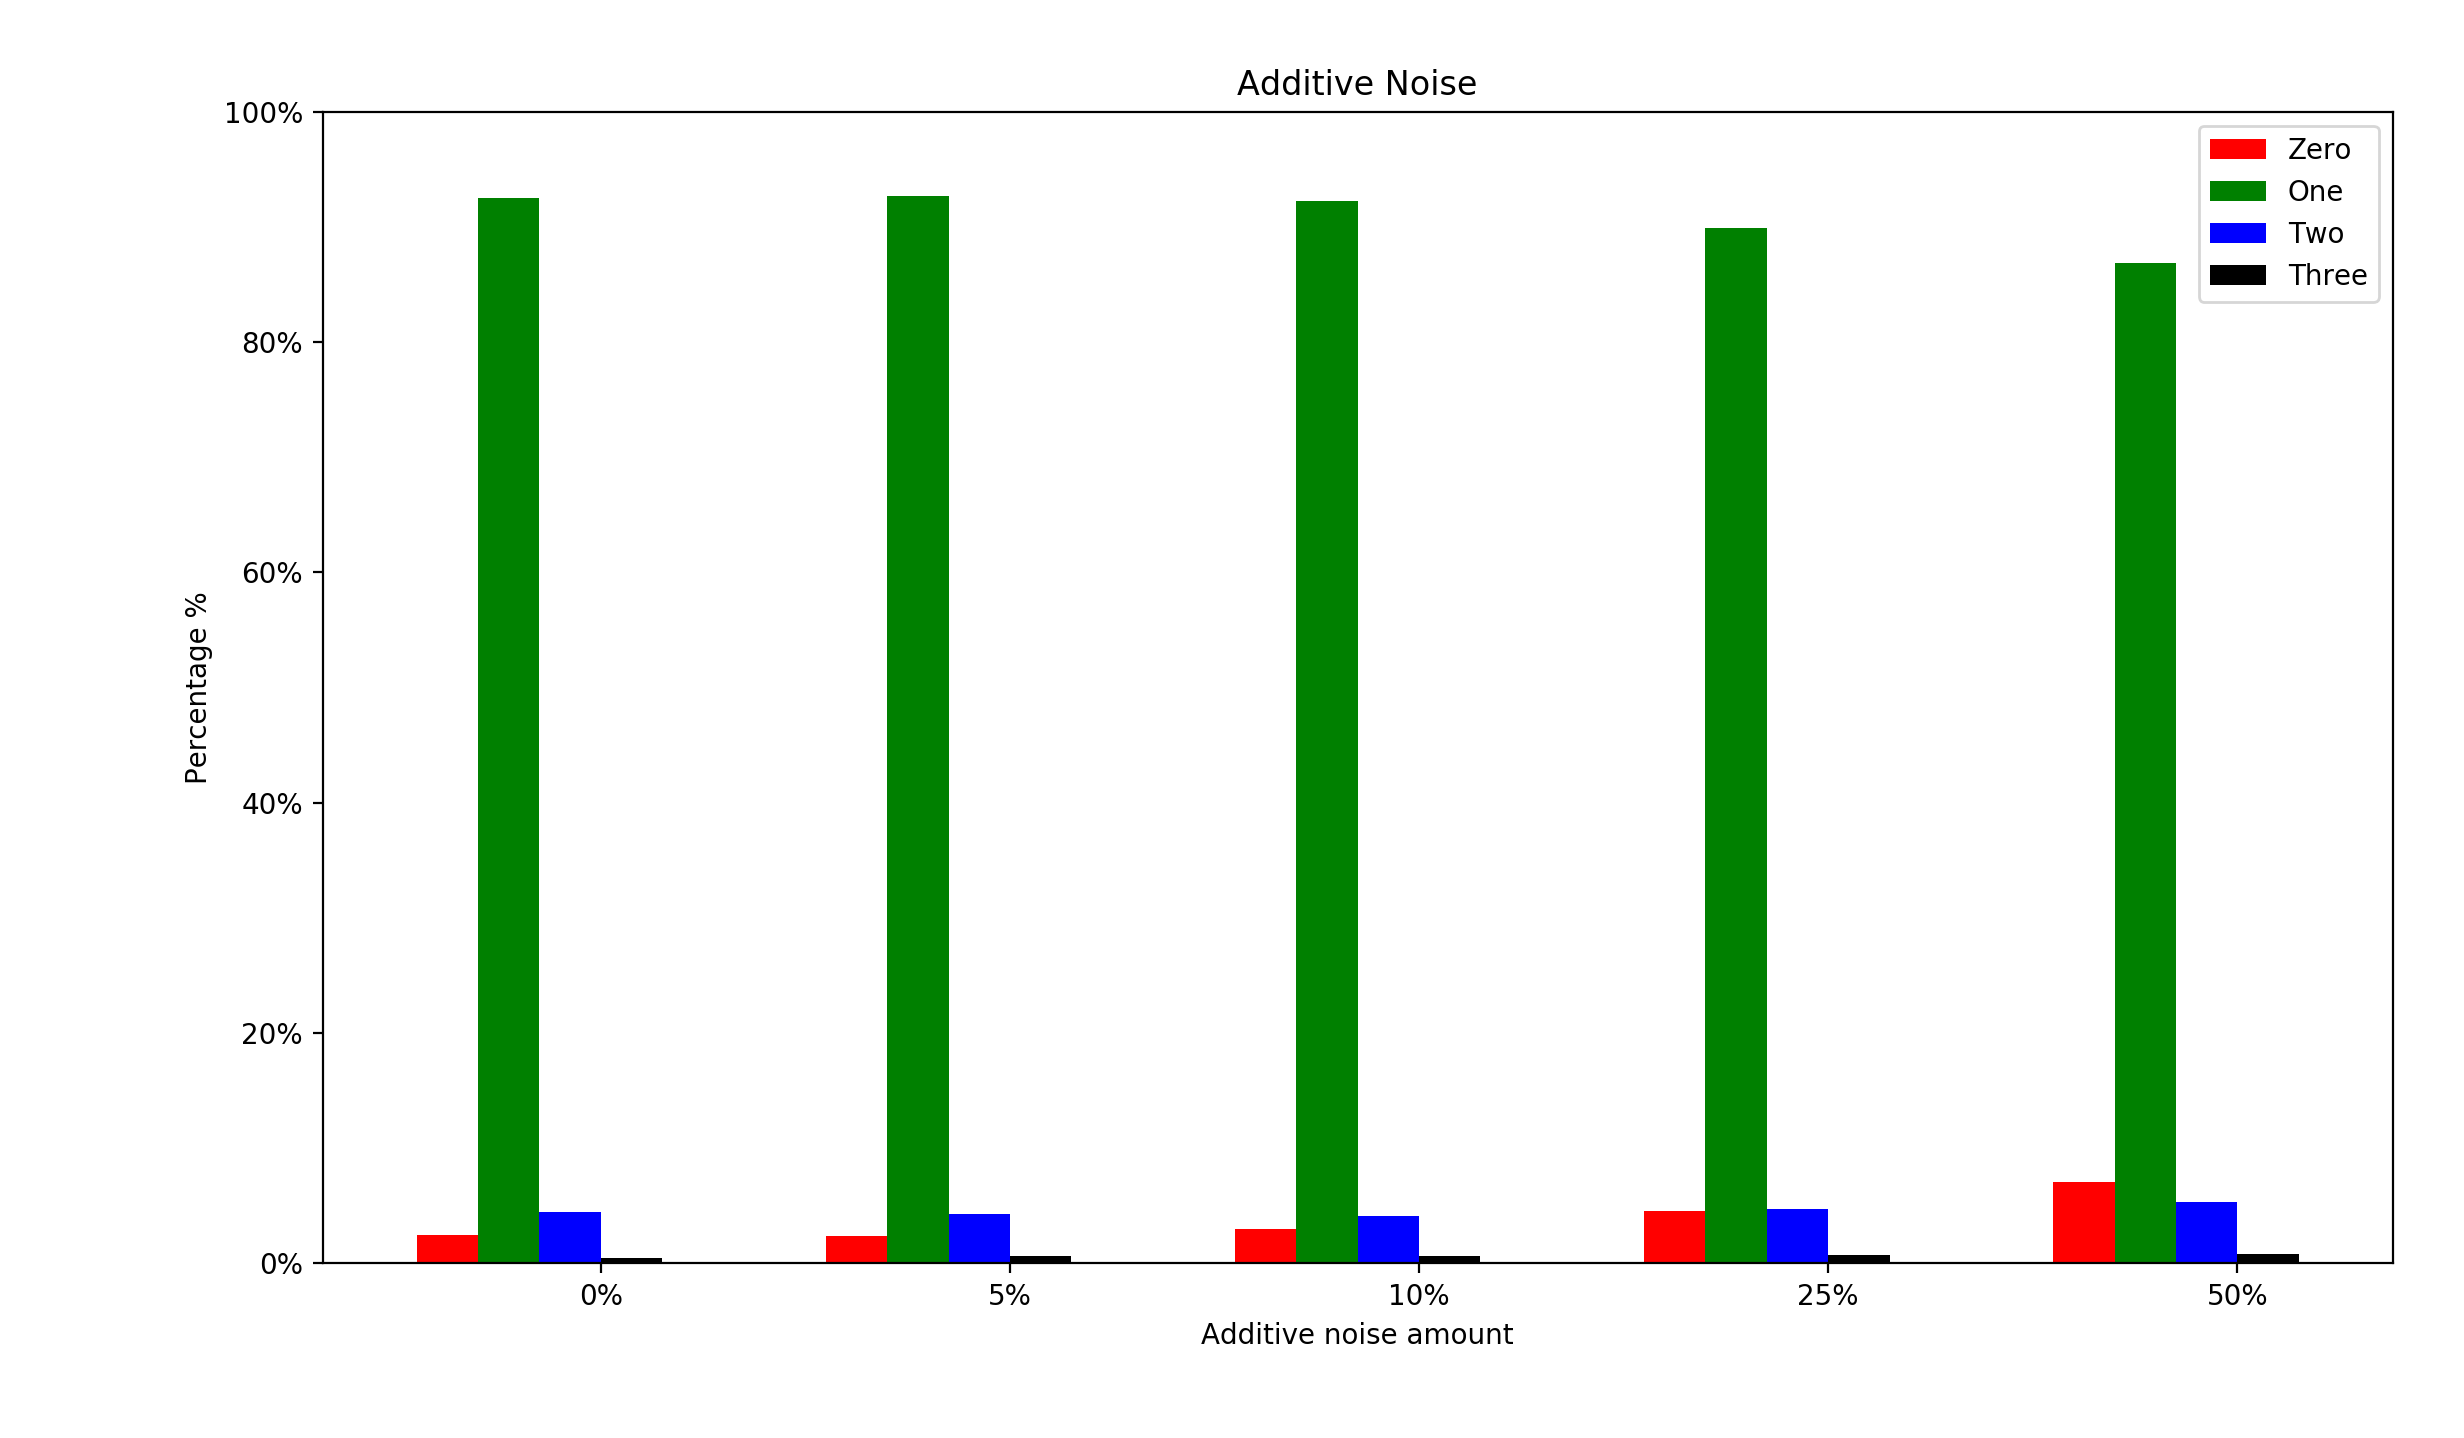

The script that drew this image:
#!/usr/bin/env python
# -*- coding: utf-8 -*-

# ----------------------------------------------------------------------
# Numenta Platform for Intelligent Computing (NuPIC)
# Copyright (C) 2019, Numenta, Inc.  Unless you have an agreement
# with Numenta, Inc., for a separate license for this software code, the
# following terms and conditions apply:
#
# This program is free software: you can redistribute it and/or modify
# it under the terms of the GNU Affero Public License version 3 as
# published by the Free Software Foundation.
#
# This program is distributed in the hope that it will be useful,
# but WITHOUT ANY WARRANTY; without even the implied warranty of
# MERCHANTABILITY or FITNESS FOR A PARTICULAR PURPOSE.
# See the GNU Affero Public License for more details.
#
# You should have received a copy of the GNU Affero Public License
# along with this program.  If not, see http://www.gnu.org/licenses.
#
# http://numenta.org/licenses/
# ----------------------------------------------------------------------

import numpy as np
import matplotlib.pyplot as plt
import matplotlib.ticker as mtick
import yaml
import timeit
import random
import datetime
import random

# Python implementations
from nupic.algorithms.spatial_pooler import SpatialPooler
# from nupic.algorithms.temporal_memory import TemporalMemory
# from nupic.algorithms.sdr_classifier import SDRClassifier

# C++ implementations
# from nupic.bindings.algorithms import SpatialPooler
from nupic.bindings.algorithms import TemporalMemory
from nupic.bindings.algorithms import SDRClassifier


if __name__ == "__main__":

  random.seed(42)
  np.random.seed(42)

  total_time = timeit.default_timer()

  datapath = "./free-spoken-digit-dataset/recordings/"

  verbose = True
  show_timing = True

  count = 0

  fs = 100e3  # Hz

  encoding_width = 2048  # bits

  with open("model.yaml", "r") as f:
    modelParams = yaml.safe_load(f)["modelParams"]

    spParams = modelParams["spParams"]
    tmParams = modelParams["tmParams"]
    clParams = modelParams["clParams"]

  sp = SpatialPooler(
    inputDimensions=(encoding_width,),
    columnDimensions=(spParams["columnCount"],),
    potentialPct=spParams["potentialPct"],
    potentialRadius=encoding_width,
    globalInhibition=spParams["globalInhibition"],
    localAreaDensity=spParams["localAreaDensity"],
    numActiveColumnsPerInhArea=spParams["numActiveColumnsPerInhArea"],
    synPermInactiveDec=spParams["synPermInactiveDec"],
    synPermActiveInc=spParams["synPermActiveInc"],
    synPermConnected=spParams["synPermConnected"],
    boostStrength=spParams["boostStrength"],
    seed=spParams["seed"],
    wrapAround=True
  )

  tm = TemporalMemory(
    columnDimensions=(tmParams["columnCount"],),
    cellsPerColumn=tmParams["cellsPerColumn"],
    activationThreshold=tmParams["activationThreshold"],
    initialPermanence=tmParams["initialPerm"],
    connectedPermanence=spParams["synPermConnected"],
    minThreshold=tmParams["minThreshold"],
    maxNewSynapseCount=tmParams["newSynapseCount"],
    permanenceIncrement=tmParams["permanenceInc"],
    permanenceDecrement=tmParams["permanenceDec"],
    predictedSegmentDecrement=0.0,
    maxSegmentsPerCell=tmParams["maxSegmentsPerCell"],
    maxSynapsesPerSegment=tmParams["maxSynapsesPerSegment"],
    seed=tmParams["seed"]
  )

  cl = SDRClassifier([1], 0.001, 0.3, 0)

  # Create an array to represent active columns, all initially zero
  activeColumns = np.zeros(spParams["columnCount"]).astype('uint32')

  offset_start = 10000
  chunk_size = 2500

  training_count = 16

  file_names = []

  # Train with 6 variations of spoken speech
  for j in range(0, training_count):
    file_names.append(datapath + "0_jackson_{}.ngm.npy".format(random.randint(0, 5)))
    file_names.append(datapath + "1_jackson_{}.ngm.npy".format(random.randint(0, 5)))
    file_names.append(datapath + "2_jackson_{}.ngm.npy".format(random.randint(0, 5)))
    file_names.append(datapath + "3_jackson_{}.ngm.npy".format(random.randint(0, 5)))

  random.shuffle(file_names)

  # Take into account duplication of samples
  training_count *= 4

  for i, file_name in enumerate(file_names):

    bucketIdx = int(file_name[len(datapath)])

    encoding = np.load(file_name)
    encoding = encoding[offset_start:offset_start+chunk_size].astype('uint32')

    tm.reset()

    print("Training (#{}/{}): {} ({} SDRs, {:.4f}s)".format(
      i + 1, training_count, file_name, len(encoding), len(encoding) / fs))

    start_time = timeit.default_timer()

    for sdr in encoding:
      # Execute Spatial Pooling algorithm over input space.
      sp.compute(sdr, True, activeColumns)
      activeColumnIndices = np.nonzero(activeColumns)[0]

      # Execute Temporal Memory algorithm over active mini-columns.
      tm.compute(activeColumnIndices, learn=True)
      activeCells = tm.getActiveCells()

      # Run classifier to translate active cells back to scalar value.
      result = cl.compute(
        recordNum=count,
        patternNZ=activeCells,
        classification={
          "bucketIdx": bucketIdx,
          "actValue": bucketIdx
        },
        learn=True,
        infer=False
      )

      count += 1

      if show_timing and (count % chunk_size) == 0:
        print("Elapsed time: {}, ({} total SDRs)".format(
          str(datetime.timedelta(seconds=(timeit.default_timer() - start_time))), count))

  # Test the classifier with unheard "One" variations pre-mixed with noise
  test_names = []
  test_names.append(datapath + "1_jackson_1.ngm.npy")
  test_names.append(datapath + "1_jackson_1_n5.ngm.npy")
  test_names.append(datapath + "1_jackson_1_n10.ngm.npy")
  test_names.append(datapath + "1_jackson_1_n25.ngm.npy")
  test_names.append(datapath + "1_jackson_1_n50.ngm.npy")

  average_predictions = [[], [], [], []]

  for test_name in test_names:

    bucketIdx = int(test_name[len(datapath)])

    encoding = np.load(test_name)
    encoding = encoding[offset_start:offset_start+chunk_size].astype('uint32')

    print("Testing: {} ({} SDRs, {:.4f}s)".format(
      test_name, len(encoding), len(encoding) / fs))

    tm.reset()

    results = []

    start_time = timeit.default_timer()

    for sdr in encoding:
      # Execute Spatial Pooling algorithm over input space.
      sp.compute(sdr, False, activeColumns)
      activeColumnIndices = np.nonzero(activeColumns)[0]

      # Execute Temporal Memory algorithm over active mini-columns.
      tm.compute(activeColumnIndices, learn=False)
      activeCells = tm.getActiveCells()

      # Run classifier to translate active cells back to scalar value.
      result = cl.compute(
        recordNum=count,
        patternNZ=activeCells,
        classification={
          "bucketIdx": bucketIdx,
          "actValue": bucketIdx
        },
        learn=False,
        infer=True
      )

      results.append(result)

      count += 1

      if show_timing and (count % chunk_size) == 0:
        print("Elapsed time: {}, ({} total SDRs)".format(
          str(datetime.timedelta(seconds=(timeit.default_timer() - start_time))), count))

    averages = [0, 0, 0, 0]

    for i in range(0, 4):
      for result in results:
        averages[i] += result[1][i]

      averages[i] /= len(results)
      averages[i] *= 100.0

      average_predictions[i].append(averages[i])

    print("Average: {}".format(averages[1]))

  fig, ax = plt.subplots()

  index = np.arange(5)
  bar_width = 0.15

  rects1 = ax.bar(index + (0 * bar_width), average_predictions[0], bar_width, color='r', label='Zero')
  rects2 = ax.bar(index + (1 * bar_width), average_predictions[1], bar_width, color='g', label='One')
  rects3 = ax.bar(index + (2 * bar_width), average_predictions[2], bar_width, color='b', label='Two')
  rects4 = ax.bar(index + (3 * bar_width), average_predictions[3], bar_width, color='k', label='Three')

  ax.set_title('Additive Noise')
  ax.set_xlabel('Additive noise amount')
  ax.set_ylabel('Percentage %')
  ax.set_ylim(0.0, 100.0)
  ax.yaxis.set_major_formatter(mtick.PercentFormatter())
  ax.set_xticks(index + (bar_width * 5) / 2)
  ax.set_xticklabels(('0%', '5%', '10%', '25%', '50%'))
  ax.legend()

  fig.tight_layout()
  plt.show()

  print("Total time: {}, ({} total SDRs)".format(
    str(datetime.timedelta(seconds=(timeit.default_timer() - total_time))), count))
